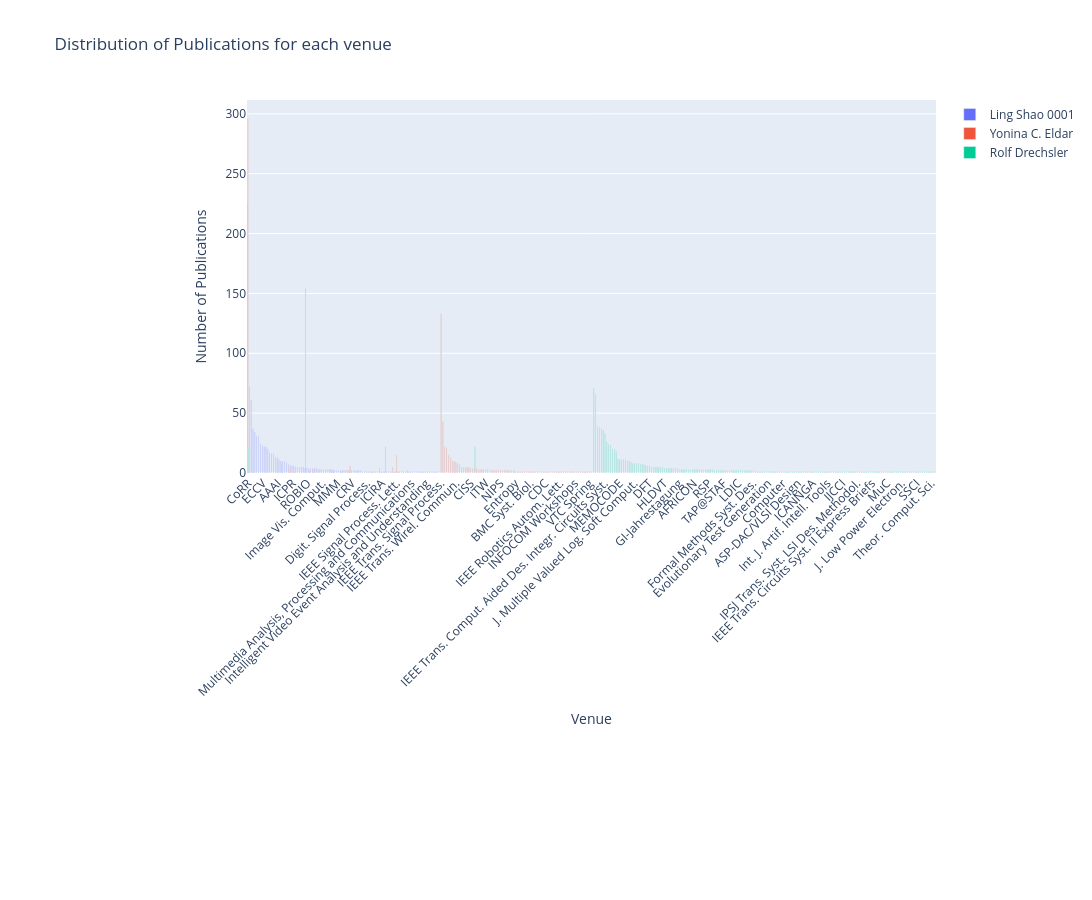

Here is the notebook cell this chart was saved with:
### Code cell
# Visualize the distribution of publications for each venue
fig = go.Figure()
for df, auth in zip(venue_counts, authors):
    df_sorted = df.sort_values(by="@id", ascending=False)
    fig.add_trace(
        go.Bar(
            x=df_sorted["info.venue"],
            y=df_sorted["@id"],
            name=auth
        )
    )
    
fig.update_layout(
    xaxis_title="Venue",
    yaxis_title="Number of Publications",
    title="Distribution of Publications for each venue",
    xaxis_tickangle=-45, 
    bargap=0.2,
    height=900,
    width=1300
)

fig.show()

### Figure 1 — Plotly figure (JSON) as saved in the notebook; plotly's stock layout.template omitted (floating-point values rounded to 4 significant figures; data arrays with more than 128 entries replaced by an {"elided": "..."} marker saying what was removed)
{"data": [{"name": "Ling Shao 0001", "type": "bar", "x": ["CoRR", "IEEE Trans. Image Process.", "CVPR", "ICCV", "IEEE Trans. Pattern Anal. Mach. Intell.", "IEEE Trans. Neural Networks Learn. Syst.", "IEEE Trans. Cybern.", "Neurocomputing", "ECCV", "BMVC", "Inf. Sci.", "Pattern Recognit.", "IEEE Trans. Multim.", "ACM Multimedia", "IEEE Trans. Circuits Syst. Video Technol.", "MICCAI", "AAAI", "IJCAI", "IEEE Trans. Medical Imaging", "NeurIPS", "Pattern Recognit. Lett.", "Int. J. Comput. Vis.", "ICIP", "CVPR Workshops", "ICPR", "WACV", "ICME", "Comput. Vis. Image Underst.", "ICRA", "Neural Networks", "Multim. Tools Appl.", "ICASSP", "ROBIO", "Signal Process.", "IEEE Trans. Intell. Transp. Syst.", "IEEE Access", "ICML", "CIVR", "Comput. Vis. Media", "ICIMCS", "Image Vis. Comput.", "VLDB J.", "IEEE Trans. Knowl. Data Eng.", "IMMPD@ACM Multimedia", "J. Vis. Commun. Image Represent.", "ECCV Workshops", "ICLR", "FG", "MMM", "Knowl. Based Syst.", "Sci. China Inf. Sci.", "Signal Image Video Process.", "CAIP", "IEEE Multim.", "EURASIP J. Adv. Signal Process.", "GlobalSIP", "CRV", "AVSS", "ICDE", "ACCV", "Int. J. Comput. Math.", "IEEE Trans. Inf. Forensics Secur.", "EURASIP J. Image Video Process.", "Deep Learning and Convolutional Neural Networks for Medical Imaging and Clinical Informatics", "Digit. Signal Process.", "CIKM", "Cogn. Comput.", "DCC", "ACIVS", "ACPR", "ECCV Workshops CVAMIA and MMBIA", "EMBC", "ICIRA", "ICCVW", "EUSIPCO", "HCI", "IPMI", "IJCNN", "ISBI", "IEEE Trans. Vis. Comput. Graph.", "IEEE Signal Process. Lett.", "IEEE J. Biomed. Health Informatics", "IEEE Intell. Syst.", "ICMR", "IEEE Trans. Syst. Man Cybern. Syst.", "IEEE Trans. Consumer Electron.", "IEEE Trans. Geosci. Remote. Sens.", "IEEE Trans. Ind. Informatics", "Multimedia Analysis, Processing and Communications", "Medical Image Anal.", "Mach. Vis. Appl.", "MediaEval", "J. Digit. Imaging", "Intelligent Video Event Analysis and Understanding, Studies in Computational Intelligence", "KDD", "Knowl. Inf. Syst.", "Intelligent Video Event Analysis and Understanding", "Int. J. Digit. Multim. Broadcast.", "PRCV", "SASHIMI@MICCAI", "SKIMA", "Signal Process. Image Commun.", "VCIP", "WWW"], "y": [226, 72, 61, 37, 34, 31, 31, 24, 23, 22, 22, 20, 17, 16, 16, 13, 13, 11, 10, 10, 10, 9, 7, 6, 6, 6, 5, 5, 5, 5, 5, 4, 4, 4, 4, 4, 4, 4, 3, 3, 3, 3, 3, 3, 3, 3, 3, 2, 2, 2, 2, 2, 2, 2, 2, 2, 2, 2, 2, 2, 2, 2, 1, 1, 1, 1, 1, 1, 1, 1, 1, 1, 1, 1, 1, 1, 1, 1, 1, 1, 1, 1, 1, 1, 1, 1, 1, 1, 1, 1, 1, 1, 1, 1, 1, 1, 1, 1, 1, 1, 1, 1, 1, 1]}, {"name": "Yonina C. Eldar", "type": "bar", "x": ["CoRR", "ICASSP", "IEEE Trans. Signal Process.", "IEEE Trans. Inf. Theory", "IEEE Signal Process. Mag.", "EUSIPCO", "ISIT", "IEEE Signal Process. Lett.", "SPAWC", "GLOBECOM", "IEEE J. Sel. Top. Signal Process.", "IEEE Trans. Commun.", "IEEE Trans. Wirel. Commun.", "IEEE J. Sel. Areas Commun.", "IEEE Trans. Medical Imaging", "Allerton", "GlobalSIP", "IEEE Trans. Aerosp. Electron. Syst.", "IEEE Trans. Computational Imaging", "ACSCC", "IEEE Trans. Veh. Technol.", "ISBI", "ICC", "ICIP", "EMBC", "CISS", "SSP", "ISCAS", "CAMSAP", "Compressed Sensing", "ICECS", "SAM", "SIAM J. Matrix Anal. Appl.", "ITW", "IEEE Commun. Mag.", "IEEE Access", "ICC Workshops", "Frontiers Comput. Sci.", "Found. Trends Signal Process.", "Commun. Inf. Syst.", "CVPR Workshops", "EURASIP J. Adv. Signal Process.", "ICML", "J. Sel. Topics Signal Processing", "LVA/ICA", "NIPS", "Int. J. Wavelets Multiresolution Inf. Process.", "SIAM J. Optim.", "Signal Process.", "Proc. IEEE", "SIAM J. Imaging Sci.", "IEEE Wirel. Commun.", "IET Circuits Devices Syst.", "IEEE Trans. Geosci. Remote. Sens.", "IEEE Internet Things J.", "Entropy", "DSP", "ICASSP Workshops", "EURASIP J. Wirel. Commun. Netw.", "AAAI Fall Symposium - Manifold Learning and Its Applications", "A-SSCC", "Appl. Clin. Inform.", "ACSSC", "BMC Syst. Biol.", "Biol. Cybern.", "ECCV Workshops", "CVPR", "Convex Optimization in Signal Processing and Communications", "Computational Imaging", "DCC", "DPS", "Dagstuhl Reports", "ECCB", "Biomed. Signal Process. Control.", "CDC", "ICLR", "ICCV", "IJCNN", "IGARSS", "IEEE Trans. Image Process.", "IEEE Trans. Ind. Electron.", "IEEE Wirel. Commun. Lett.", "IEEE Veh. Technol. Mag.", "IEEE J. Sel. Areas Inf. Theory", "IEEE J. Biomed. Health Informatics", "IEEE Commun. Lett.", "IEEE J. Solid State Circuits", "IEEE Robotics Autom. Lett.", "IEEE Netw.", "IEEE Syst. J.", "IEEE Trans. Cogn. Commun. Netw.", "Neural Comput.", "Math. Program.", "MICCAI", "J. Mach. Learn. Res.", "J. Math. Imaging Vis.", "INFOCOM Workshops", "ISITA", "J. Comput. Biol.", "OFC", "Numer. Algorithms", "Phys. Commun.", "SODA", "SIAM Rev.", "VTC Spring", "VTC2023-Spring", "WACV"], "y": [296, 154, 133, 43, 22, 22, 21, 15, 15, 13, 10, 10, 9, 8, 8, 7, 6, 5, 5, 5, 5, 5, 5, 4, 4, 4, 4, 4, 4, 3, 3, 3, 3, 3, 3, 3, 2, 2, 2, 2, 2, 2, 2, 2, 2, 2, 2, 2, 2, 2, 2, 2, 2, 2, 2, 1, 1, 1, 1, 1, 1, 1, 1, 1, 1, 1, 1, 1, 1, 1, 1, 1, 1, 1, 1, 1, 1, 1, 1, 1, 1, 1, 1, 1, 1, 1, 1, 1, 1, 1, 1, 1, 1, 1, 1, 1, 1, 1, 1, 1, 1, 1, 1, 1, 1, 1, 1]}, {"name": "Rolf Drechsler", "type": "bar", "x": {"elided": "189 str values"}, "y": {"elided": "189 int values"}}], "layout": {"bargap": 0.2, "height": 900, "title": {"text": "Distribution of Publications for each venue"}, "width": 1300, "xaxis": {"tickangle": -45, "title": {"text": "Venue"}}, "yaxis": {"title": {"text": "Number of Publications"}}}}
